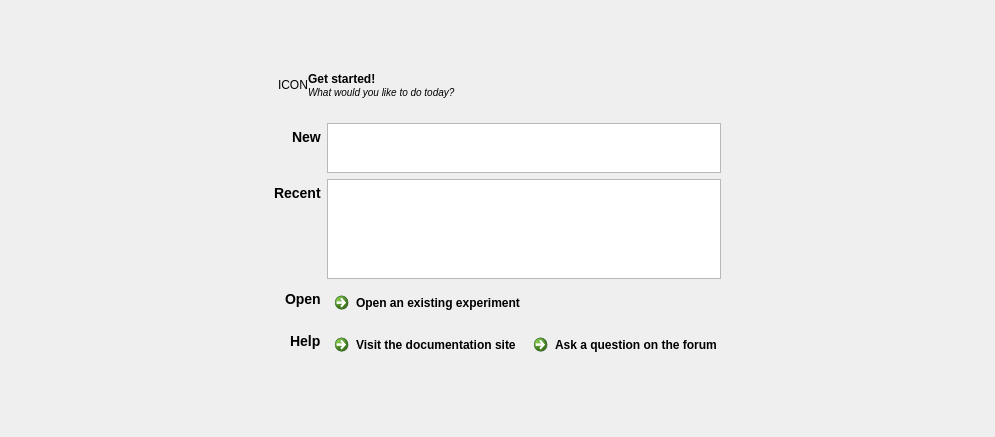
<?xml version="1.0" encoding="UTF-8"?>
<ui version="4.0">
 <class>widget_start_new</class>
 <widget class="QWidget" name="widget_start_new">
  <property name="geometry">
   <rect>
    <x>0</x>
    <y>0</y>
    <width>995</width>
    <height>437</height>
   </rect>
  </property>
  <property name="sizePolicy">
   <sizepolicy hsizetype="Expanding" vsizetype="Expanding">
    <horstretch>0</horstretch>
    <verstretch>0</verstretch>
   </sizepolicy>
  </property>
  <property name="windowTitle">
   <string>Form</string>
  </property>
  <layout class="QVBoxLayout" name="verticalLayout_2">
   <property name="margin">
    <number>0</number>
   </property>
   <item>
    <widget class="QWidget" name="widget_main_container" native="true">
     <layout class="QVBoxLayout" name="layout_main">
      <item>
       <spacer name="verticalSpacer">
        <property name="orientation">
         <enum>Qt::Vertical</enum>
        </property>
        <property name="sizeType">
         <enum>QSizePolicy::Expanding</enum>
        </property>
        <property name="sizeHint" stdset="0">
         <size>
          <width>20</width>
          <height>8</height>
         </size>
        </property>
       </spacer>
      </item>
      <item>
       <widget class="QWidget" name="widget_central_container" native="true">
        <property name="sizePolicy">
         <sizepolicy hsizetype="MinimumExpanding" vsizetype="Preferred">
          <horstretch>0</horstretch>
          <verstretch>0</verstretch>
         </sizepolicy>
        </property>
        <layout class="QHBoxLayout" name="horizontalLayout">
         <property name="margin">
          <number>0</number>
         </property>
         <item>
          <spacer name="horizontalSpacer">
           <property name="orientation">
            <enum>Qt::Horizontal</enum>
           </property>
           <property name="sizeHint" stdset="0">
            <size>
             <width>0</width>
             <height>0</height>
            </size>
           </property>
          </spacer>
         </item>
         <item>
          <widget class="QWidget" name="widget_central_form" native="true">
           <property name="sizePolicy">
            <sizepolicy hsizetype="Fixed" vsizetype="Fixed">
             <horstretch>0</horstretch>
             <verstretch>0</verstretch>
            </sizepolicy>
           </property>
           <property name="minimumSize">
            <size>
             <width>400</width>
             <height>0</height>
            </size>
           </property>
           <layout class="QFormLayout" name="formLayout">
            <property name="fieldGrowthPolicy">
             <enum>QFormLayout::AllNonFixedFieldsGrow</enum>
            </property>
            <property name="labelAlignment">
             <set>Qt::AlignRight|Qt::AlignTrailing|Qt::AlignVCenter</set>
            </property>
            <property name="margin">
             <number>0</number>
            </property>
            <item row="2" column="0">
             <widget class="QLabel" name="label_templates">
              <property name="text">
               <string>&lt;h3&gt;New&lt;/h3&gt;</string>
              </property>
             </widget>
            </item>
            <item row="2" column="1">
             <widget class="QListWidget" name="list_templates">
              <property name="sizePolicy">
               <sizepolicy hsizetype="Expanding" vsizetype="Expanding">
                <horstretch>0</horstretch>
                <verstretch>0</verstretch>
               </sizepolicy>
              </property>
              <property name="maximumSize">
               <size>
                <width>16777215</width>
                <height>50</height>
               </size>
              </property>
             </widget>
            </item>
            <item row="4" column="0">
             <widget class="QLabel" name="_label_recent">
              <property name="text">
               <string>&lt;h3&gt;Recent&lt;/h3&gt;</string>
              </property>
             </widget>
            </item>
            <item row="4" column="1">
             <widget class="QListWidget" name="list_recent">
              <property name="maximumSize">
               <size>
                <width>16777215</width>
                <height>100</height>
               </size>
              </property>
             </widget>
            </item>
            <item row="5" column="0">
             <widget class="QLabel" name="label_browse">
              <property name="text">
               <string>&lt;h3&gt;Open&lt;/h3&gt;</string>
              </property>
             </widget>
            </item>
            <item row="5" column="1">
             <widget class="QCommandLinkButton" name="button_browse">
              <property name="text">
               <string>Open an existing experiment</string>
              </property>
             </widget>
            </item>
            <item row="6" column="0">
             <widget class="QLabel" name="label_help">
              <property name="text">
               <string>&lt;h3&gt;Help&lt;/h3&gt;</string>
              </property>
             </widget>
            </item>
            <item row="6" column="1">
             <widget class="QWidget" name="widget_3" native="true">
              <layout class="QHBoxLayout" name="horizontalLayout_3">
               <property name="margin">
                <number>0</number>
               </property>
               <item>
                <widget class="QCommandLinkButton" name="button_osdoc">
                 <property name="text">
                  <string>Visit the documentation site</string>
                 </property>
                </widget>
               </item>
               <item>
                <widget class="QCommandLinkButton" name="button_forum">
                 <property name="text">
                  <string>Ask a question on the forum</string>
                 </property>
                </widget>
               </item>
              </layout>
             </widget>
            </item>
            <item row="0" column="0" colspan="2">
             <widget class="QWidget" name="widget_header_box" native="true">
              <layout class="QHBoxLayout" name="horizontalLayout_2">
               <property name="spacing">
                <number>0</number>
               </property>
               <property name="margin">
                <number>4</number>
               </property>
               <item>
                <widget class="QLabel" name="label_get_started">
                 <property name="sizePolicy">
                  <sizepolicy hsizetype="Fixed" vsizetype="Fixed">
                   <horstretch>0</horstretch>
                   <verstretch>0</verstretch>
                  </sizepolicy>
                 </property>
                 <property name="text">
                  <string>ICON</string>
                 </property>
                </widget>
               </item>
               <item>
                <widget class="QLabel" name="label_2">
                 <property name="text">
                  <string>&lt;b&gt;Get started!&lt;/b&gt;&lt;br /&gt;
&lt;small&gt;&lt;i&gt;What would you like to do today?&lt;/i&gt;&lt;/small&gt;</string>
                 </property>
                </widget>
               </item>
              </layout>
             </widget>
            </item>
            <item row="1" column="0" colspan="2">
             <spacer name="verticalSpacer_2">
              <property name="orientation">
               <enum>Qt::Vertical</enum>
              </property>
              <property name="sizeType">
               <enum>QSizePolicy::Fixed</enum>
              </property>
              <property name="sizeHint" stdset="0">
               <size>
                <width>20</width>
                <height>8</height>
               </size>
              </property>
             </spacer>
            </item>
           </layout>
          </widget>
         </item>
         <item>
          <spacer name="horizontalSpacer_2">
           <property name="orientation">
            <enum>Qt::Horizontal</enum>
           </property>
           <property name="sizeHint" stdset="0">
            <size>
             <width>0</width>
             <height>0</height>
            </size>
           </property>
          </spacer>
         </item>
        </layout>
       </widget>
      </item>
      <item>
       <spacer name="verticalSpacer_3">
        <property name="orientation">
         <enum>Qt::Vertical</enum>
        </property>
        <property name="sizeHint" stdset="0">
         <size>
          <width>20</width>
          <height>8</height>
         </size>
        </property>
       </spacer>
      </item>
      <item>
       <widget class="credits_widget" name="widget_credits" native="true"/>
      </item>
     </layout>
    </widget>
   </item>
  </layout>
 </widget>
 <customwidgets>
  <customwidget>
   <class>credits_widget</class>
   <extends>QWidget</extends>
   <header>libqtopensesame.widgets.credits_widget.h</header>
   <container>1</container>
  </customwidget>
 </customwidgets>
 <resources/>
 <connections/>
</ui>
